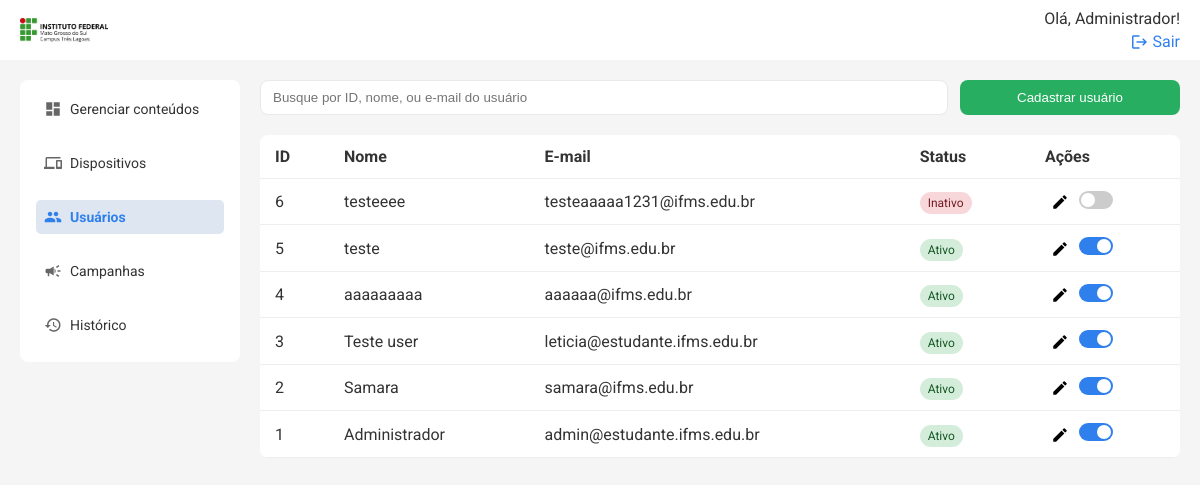
Screenshot of /api/users/list (signed in) with the database file from the repository.
### models.py (models this page shows)
class User(db.Model):
    id = db.Column(db.Integer, primary_key=True)
    name = db.Column(db.String(50), nullable=False)
    email = db.Column(db.String(120), nullable=False, unique=True)
    status = db.Column(db.String(10), nullable=False, default='Ativo')
    senha = db.Column(db.String(100), nullable=False)
    logUser = db.relationship('Log', backref=db.backref('user'))
    is_admin = db.Column(db.Boolean, default=False)
    @property
    def is_active(self):
        return self.status == 'Ativo'

### routes/users.py (the view)
@users_bp.route('/list', methods=['GET'])
@login_required
@admin_required
def listar_usuarios():
    users = User.query.order_by(User.id.desc()).all()
    return render_template('usuarios.html', users=users, current_user_id=session.get('user_id'))

### templates/usuarios.html (shortened to what this page needs)
{% extends 'base.html' %} {% block title %}Usuários{% endblock %} {% block
content %}
<div class="search-cta">
    <input
        type="text"
        placeholder="Busque por ID, nome, ou e-mail do usuário"
        class="search"
        id="buscaUsuarios"
    />
    <button class="btn" onclick="openModal()">Cadastrar usuário</button>
</div>
<table class="table">
    <thead>
        <tr>
            <th>ID</th>
            <th>Nome</th>
            <th>E-mail</th>
            <th>Status</th>
            <th>Ações</th>
        </tr>
    </thead>
    <tbody id="userTableBody">
        {% for user in users %}
        <tr>
            <td>{{ user.id }}</td>
            <td>{{ user.name }}</td>
            <td>{{ user.email }}</td>
            <td>
                <span
                    class="status {{ 'ativo' if user.is_active else 'inativo' }}"
                >
                    {{ 'Ativo' if user.is_active else 'Inativo' }}
                </span>
            </td>
            <td>
                <button
                    class="edit"
                    title="Editar usuário"
                    onclick="editUser('{{ user.id }}')"
                >
                    <span class="material-icons">edit</span>
                </button>
                <label class="switch" title="Ativar/Inativar usuário">
                    <span class="slider"></span>
                </label>
            </td>
        </tr>
        {% endfor %}
    </tbody>
</table>
{% endblock %}

### templates/topo.html (shortened to what this page needs)
<header class="topbar">
    <a href="{{ url_for('conteudos.listar_conteudos') }}" class="logo-topo">
        <img
            src="{{ url_for('static', filename='images/logo-ifms-tl.png') }}"
            alt="IFMS Logo"
            style="height: 24px; vertical-align: middle; margin-right: 8px"
        />
    </a>
    <div class="profile">
        {% if session['user_name'] %}
        <span>Olá, {{ session['user_name'] }}!</span>
        <a href="{{ url_for('auth.logout') }}">
            <span class="material-icons">logout</span>
            Sair
        </a>
        {% else %}
        <a href="{{ url_for('auth.login_usuario') }}">Entrar</a>
        {% endif %}
    </div>
</header>

### static/styles.css (style rules this page uses)
* { box-sizing: border-box; }
body { margin: 0; font-family: 'Roboto', sans-serif; color: #333; background-color: #f5f5f5; }
.topbar { width: 100%; background: #ffffff; padding-inline: 20px; box-sizing: border-box; display: flex; justify-content: space-between; align-items: center; position: fixed; top: 0; left: 0; height: 60px; z-index: 100; }
.topbar .profile a { text-align: right; font-size: 16px; color: #2f80ed; text-decoration: none; display: flex; align-items: center; gap: 4px; }
.topbar .profile a .material-icons { font-size: 16px; }
.profile { display: flex; flex-direction: column; align-items: flex-end; gap: 4px; }
.search-cta { display: flex; gap: 12px; margin-bottom: 20px; }
.search { padding: 8px 12px; width: 100%; border: 1px solid #e9e9e9; border-radius: 8px; outline: none; }
.btn { background: #27ae60; color: white; border: none; padding: 10px 15px; border-radius: 8px; min-width: 220px; }
button { cursor: pointer; }
.table { width: 100%; border-collapse: collapse; background: white; border-radius: 8px; overflow: hidden; }
.table th, .table td { padding: 12px 15px; border-bottom: 1px solid #eee; vertical-align: middle; }
.table th { text-align: left; }
.status { padding: 4px 8px; border-radius: 12px; font-size: 12px; }
.status.ativo { background: #d4edda; color: #155724; }
.status.inativo { background: #f8d7da; color: #721c24; }
.edit { background: none; border: none; cursor: pointer; }
.material-icons { font-size: 18px !important; vertical-align: middle; }
.switch { position: relative; display: inline-block; width: 34px; height: 18px; }
.slider { position: absolute; cursor: pointer; top: 0; left: 0; right: 0; bottom: 0; background-color: #ccc; transition: 0.4s; border-radius: 18px; }
.slider:before { position: absolute; content: ''; height: 14px; width: 14px; left: 2px; bottom: 2px; background-color: white; transition: 0.4s; border-radius: 50%; }
input:checked + .slider { background-color: #2f80ed; }
input:checked + .slider:before { transform: translateX(16px); }

### rows the page displays
User: user_name "Administrador", id "1", name "Administrador", email "admin@estudante.ifms.edu.br", status "Ativo"
User: id "6", name "testeeee", email "testeaaaaa1231@ifms.edu.br", status "Inativo"
User: id "5", name "teste", email "teste@ifms.edu.br", status "Ativo"
User: id "4", name "aaaaaaaaa", email "aaaaaa@ifms.edu.br", status "Ativo"
User: id "3", name "Teste user", email "leticia@estudante.ifms.edu.br", status "Ativo"
User: id "2", name "Samara", email "samara@ifms.edu.br", status "Ativo"
